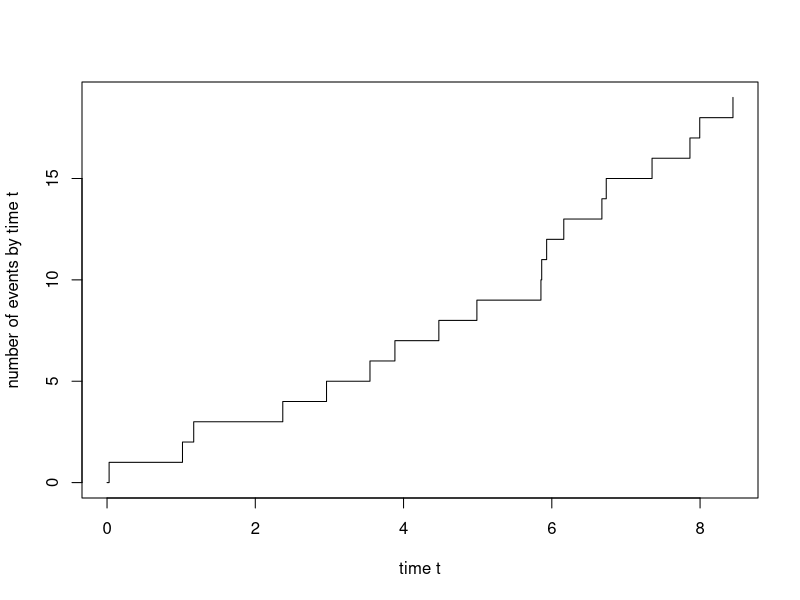
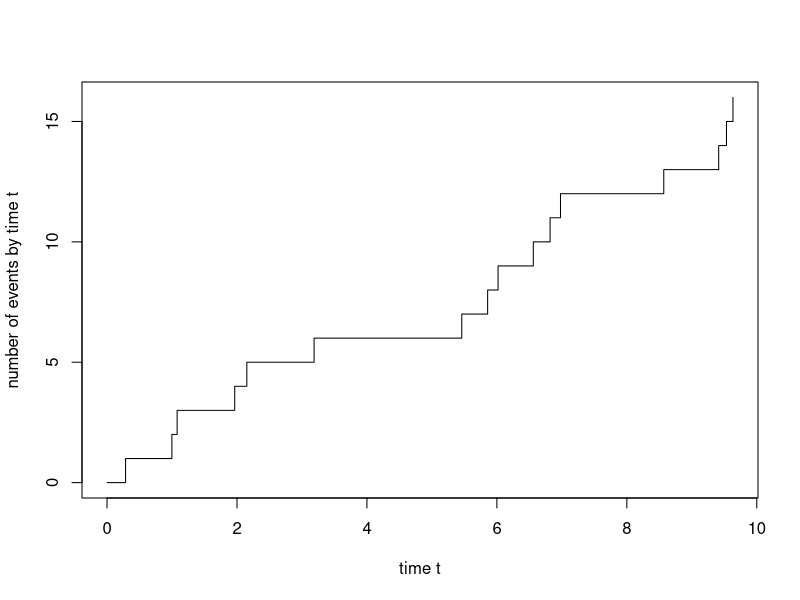

These charts were generated, in order, by the following R code:
## ---- chunk 1
n=100
u=runif(n,0,1)
x=c(1:n)*0
lamb=1/1500
x=-log(1-u)/lamb
## ---- chunk 2
ks.test(x,pexp,1/1500, alternative="two.sided")

## ---- chunk 3
m=30 #number of changes
index=floor(runif(m,1,n))
lamb2=1/500
y=x

for (i in 1:m){
  u=runif(1,0,1)
  y[index[i]]=-log(1-u)/lamb2}
## ---- chunk 4
ks.test(y,pexp,1/1500, alternative="two.sided")
result=ks.test(y,pexp,1/1500, alternative="two.sided")
print(result$statistic)
## ---- chunk 5
n=100
size=10
max=0
rangemax=c(1:size)*0
start=1
end=size

for (i in 1:(n-size)){
  result=ks.test(y[start:end],pexp,1/1500, alternative="two.sided")
  compared=result$statistic
  if (compared > max){max=compared
  rangemax=c(start:end)}
  start=start+1
  end=end+1
} 
print(max)
print(rangemax)
## ---- chunk 6
size=5
max=0
rangemax=c(1:size)*0
start=1
end=size

for (i in 1:(n-size)){
  result=ks.test(y[start:end],pexp,1/1500, alternative="two.sided")
  compared=result$statistic
  if (compared > max){max=compared
  rangemax=c(start:end)}
  start=start+1
  end=end+1
} 
print(max)
print(rangemax)
## ---- chunk 7
print(ks.test(y[rangemax],pexp,1/1500, alternative="two.sided")$p.value)
## ---- chunk 8
size=10
max=0
rangemax=c(1:size)*0
start=1
end=size

for (i in 1:(n-size)){
  result=ks.test(x[start:end],pexp,1/1500, alternative="two.sided")
  compared=result$statistic
  if (compared > max){max=compared
  rangemax=c(start:end)}
  start=start+1
  end=end+1
} 
print(max)
print(rangemax)
print(ks.test(y[rangemax],pexp,1/1500, alternative="two.sided")$p.value)
## ---- chunk 9

PoissonProcess <- function(lambda,T) {
  return(sort(runif(rpois(1,lambda*T),0,T)))
}



lambda1=2
lambda2=3
Ti=10
pp1=PoissonProcess(lambda1,Ti)
print(pp1)
plot(c(0,pp1),0:length(pp1),type="s",xlab="time t",ylab="number of events by time t")

pp2=PoissonProcess(lambda2,Ti)
print(pp2)
plot(c(0,pp2),0:length(pp2),type="s",xlab="time t",ylab="number of events by time t")

#time between events 
n1=length(pp1)
tbe1=pp1[2:n1]-pp1[1:n1-1]
tbe1

n2=length(pp2)
tbe2=pp2[2:n2]-pp2[1:n2-1]
tbe2

ks.test(tbe1,pexp,lambda1, alternative="two.sided")

ks.test(tbe2,pexp,lambda2, alternative="two.sided")




## ---- chunk 10
Rain_Dataset = read.csv("data/synop.202202.csv", sep = ";")
print("Rain Dataset")
summary(Rain_Dataset)


Rain_Dataset_Red = Rain_Dataset[,c('date', 'rr3')]
Rain_Dataset_Red[,'rr3'] = as.numeric(Rain_Dataset_Red[,'rr3'])

summary(Rain_Dataset_Red)
head(Rain_Dataset_Red)
